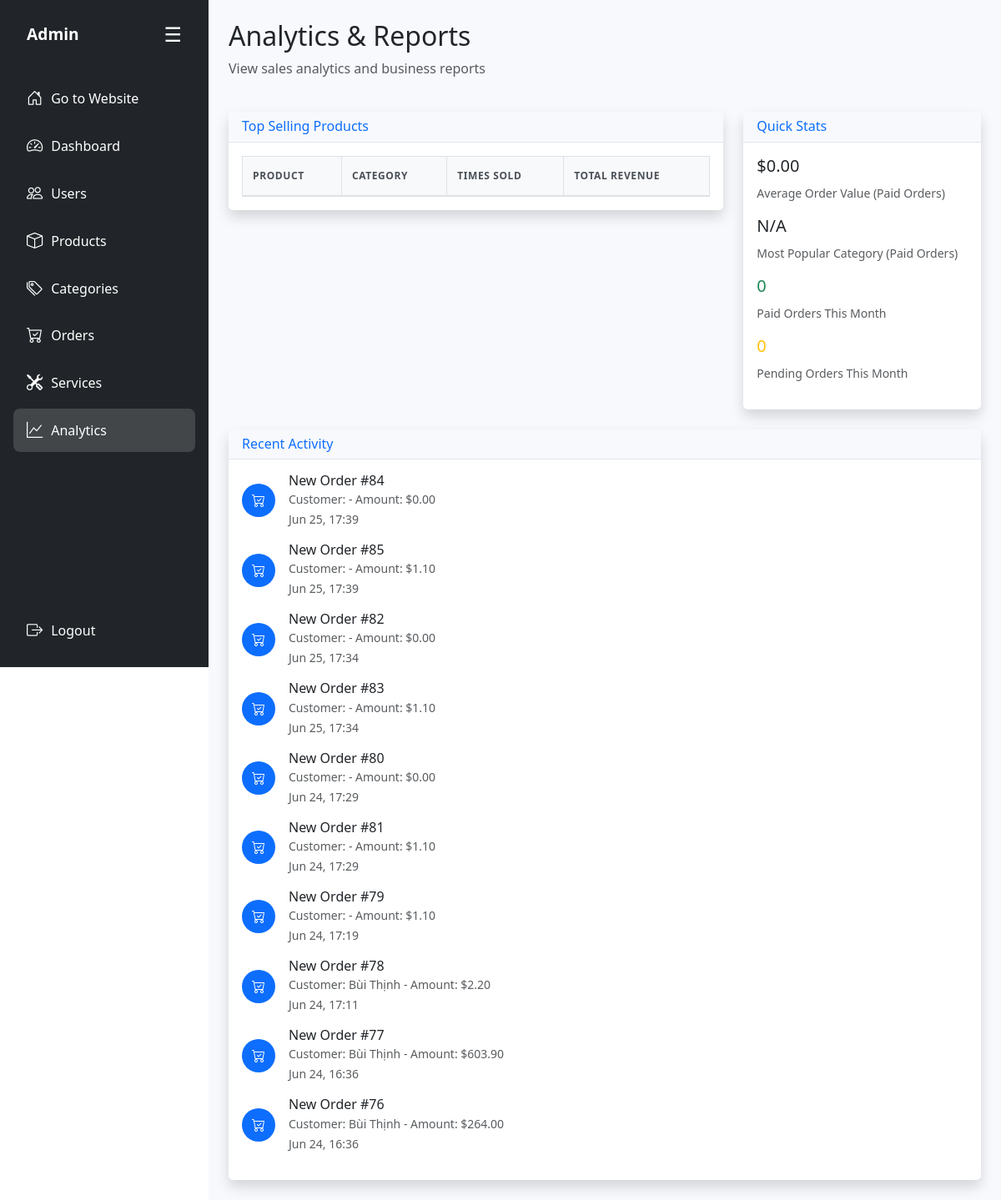
Page /admin/modules/analytics.php (signed in) on the earlier database version.
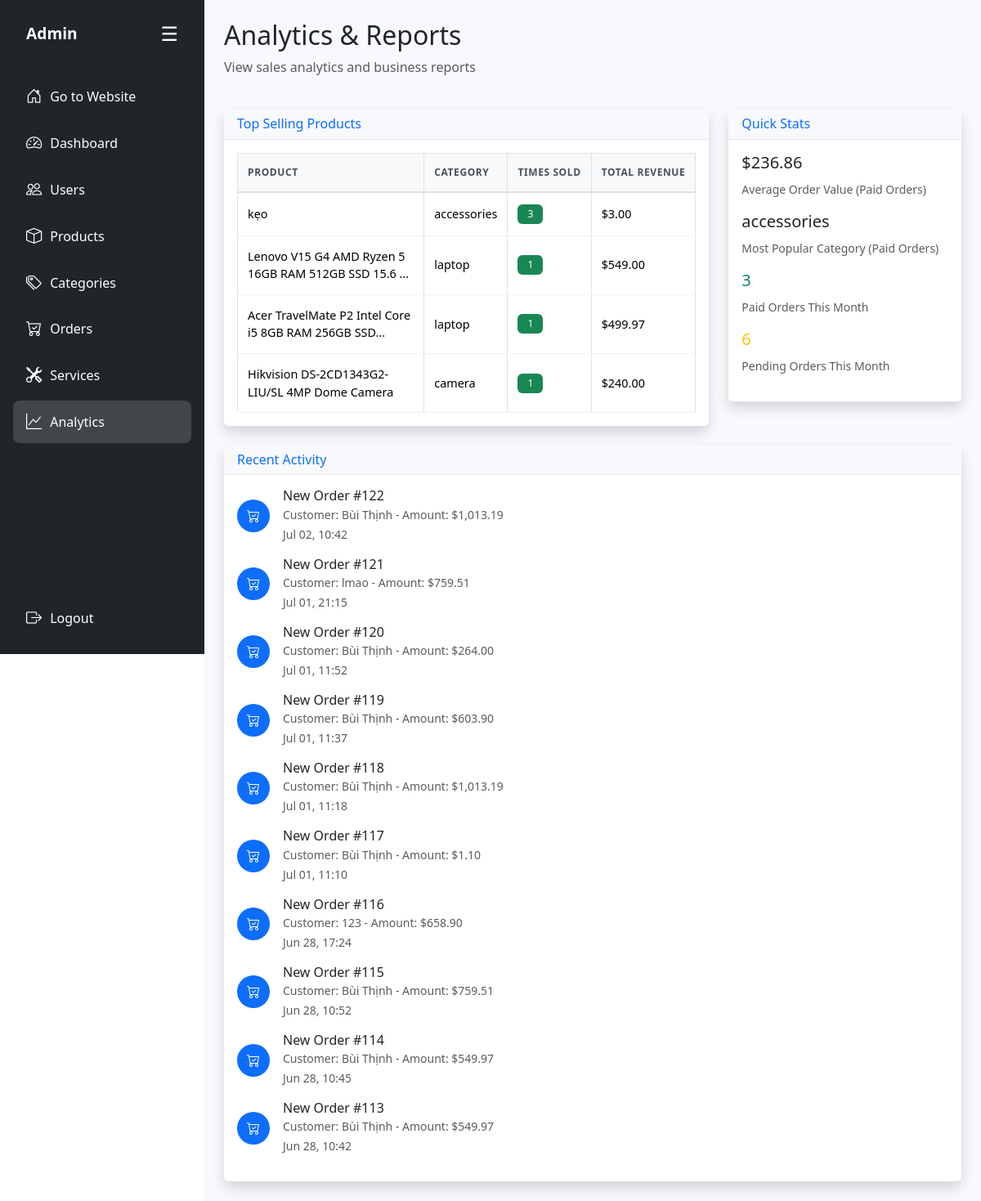
Same page on the later database version.
### tables this page shows
CREATE TABLE `bill` (
  `id` int(11) NOT NULL,
  `user_id` int(11) DEFAULT NULL,
  `order_date` datetime DEFAULT current_timestamp(),
  `order_name` varchar(50) NOT NULL,
  `order_phone` varchar(50) NOT NULL,
  `order_address` varchar(255) DEFAULT NULL,
  `order_total` decimal(12,2) DEFAULT NULL,
  `order_paymethod` tinyint(1) NOT NULL DEFAULT 0 COMMENT '0: thanh toán offline, 1: thanh toán online',
  `order_status` varchar(20) DEFAULT 'Pending'
);

### admin/modules/analytics.php (the view, shortened to what the changed rows need)
<?php
require_once '../includes/admin-layout.php';
?>
<div class="row mb-4">
    <div class="col-12">
        <h2>Analytics & Reports</h2>
    </div>
</div>
<div class="row mb-4">
    <div class="col-lg-8">
        <div class="card shadow">
            <div class="card-body">
                <div class="table-responsive">
                    <table class="table table-bordered">
                        <thead>
                            <tr>
                                <th>Product</th>
                                <th>Category</th>
                                <th>Times Sold</th>
                                <th>Total Revenue</th>
                            </tr>
                        </thead>
                        <tbody>
                            <?php
                            try {
                                $stmt = $conn->prepare("
                                    SELECT p.name, COALESCE(pc.category_name, 'Uncategorized') as category_name,
                                           COUNT(cc.id) as times_sold,
                                           SUM(cc.quantity * cc.price) as total_revenue
                                    FROM checkout_cart cc
                                    LEFT JOIN product p ON cc.product_name = p.name
                                    LEFT JOIN product_category pc ON p.category_id = pc.id
                                    INNER JOIN bill b ON cc.bill_id = b.id  -- JOIN với bill table
                                    WHERE p.name IS NOT NULL
                                    AND (b.order_status = 1 OR b.order_status = 'Paid')  -- CHỈ TÍNH ĐƠN ĐÃ PAID
                                    GROUP BY p.id, p.name
                                    ORDER BY times_sold DESC
                                    LIMIT 10
                                ");
                                $stmt->execute();
                                while ($product = $stmt->fetch(PDO::FETCH_ASSOC)) {
                                    echo "<tr>";
                                    echo "<td>" . substr($product['name'], 0, 50) . (strlen($product['name']) > 50 ? '...' : '') . "</td>";
                                    echo "<td>{$product['category_name']}</td>";
                                    echo "<td><span class='badge bg-success'>{$product['times_sold']}</span></td>";
                                    echo "<td>$" . number_format($product['total_revenue'], 2) . "</td>";
                                    echo "</tr>";
                                }
                            } catch (Exception $e) {
                                echo "<tr><td colspan='4' class='text-center text-danger'>Error loading data: {$e->getMessage()}</td></tr>";
                            }
                            ?>
                        </tbody>
                    </table>
                </div>
            </div>
        </div>
    </div>
    <div class="col-lg-4">
        <div class="card shadow">
            <div class="card-body">
                <?php
                try {
                    $stmt = $conn->prepare("
                        SELECT AVG(order_total) as avg_order
                        FROM bill
                        WHERE order_status = 1 OR order_status = 'Paid'
                    ");
                    $stmt->execute();
                    $avg_order = $stmt->fetch()['avg_order'];
                    $stmt = $conn->prepare("
                        SELECT pc.category_name, COUNT(cc.id) as count
                        FROM checkout_cart cc
                        JOIN product p ON cc.product_name = p.name
                        JOIN product_category pc ON p.category_id = pc.id
                        JOIN bill b ON cc.bill_id = b.id
                        WHERE b.order_status = 1 OR b.order_status = 'Paid'
                        GROUP BY pc.id
                        ORDER BY count DESC
                        LIMIT 1
                    ");
                    $stmt->execute();
                    $popular_category = $stmt->fetch();
                    $stmt = $conn->prepare("
                        SELECT
                            COUNT(CASE WHEN order_status = 1 OR order_status = 'Paid' THEN 1 END) as paid_count,
                            COUNT(CASE WHEN order_status = 0 OR order_status = 'Pending' THEN 1 END) as pending_count
                        FROM bill
                        WHERE MONTH(order_date) = MONTH(CURDATE())
                        AND YEAR(order_date) = YEAR(CURDATE())
                    ");
                    $stmt->execute();
                    $monthly_stats = $stmt->fetch();
                    echo "<div class='mb-3'>";
                    echo "<h5>$" . number_format($avg_order, 2) . "</h5>";
                    echo "<small class='text-muted'>Average Order Value (Paid Orders)</small>";
                    echo "</div>";
                    echo "<div class='mb-3'>";
                    echo "<h5>" . ($popular_category['category_name'] ?? 'N/A') . "</h5>";
                    echo "<small class='text-muted'>Most Popular Category (Paid Orders)</small>";
                    echo "</div>";
                    echo "<div class='mb-3'>";
                    echo "<h5 class='text-success'>{$monthly_stats['paid_count']}</h5>";
                    echo "<small class='text-muted'>Paid Orders This Month</small>";
                    echo "</div>";
                    echo "<div class='mb-3'>";
                    echo "<h5 class='text-warning'>{$monthly_stats['pending_count']}</h5>";
                    echo "<small class='text-muted'>Pending Orders This Month</small>";
                    echo "</div>";
                } catch (Exception $e) {
                    echo "<div class='alert alert-danger'>Error loading stats</div>";
                }
                ?>
            </div>
        </div>
    </div>
</div>
<div class="row">
    <div class="col-12">
        <div class="card shadow">
            <div class="card-body">
                <div class="timeline">
                    <?php
                    try {
                        $stmt = $conn->prepare("
                            SELECT 'order' as type, id, order_name as name, order_date as date, order_total as amount
                            FROM bill
                            ORDER BY order_date DESC
                            LIMIT 10
                        ");
                        $stmt->execute();
                        while ($activity = $stmt->fetch(PDO::FETCH_ASSOC)) {
                            $time_ago = date('M d, H:i', strtotime($activity['date']));
                            echo "<div class='d-flex align-items-center mb-3'>";
                            echo "<div class='flex-shrink-0'>";
                            echo "<div class='bg-primary text-white rounded-circle p-2' style='width: 40px; height: 40px; display: flex; align-items: center; justify-content: center;'>";
                            echo "<i class='bi bi-cart-check'></i>";
                            echo "</div>";
                            echo "</div>";
                            echo "<div class='flex-grow-1 ms-3'>";
                            echo "<h6 class='mb-0'>New Order #{$activity['id']}</h6>";
                            echo "<small class='text-muted'>Customer: {$activity['name']} - Amount: $" . number_format($activity['amount'], 2) . "</small>";
                            echo "<br><small class='text-muted'>{$time_ago}</small>";
                            echo "</div>";
                            echo "</div>";
                        }
                    } catch (Exception $e) {
                        echo "<div class='alert alert-danger'>Error loading recent activity</div>";
                    }
                    ?>
                </div>
            </div>
        </div>
    </div>
</div>
<?php require_once '../includes/admin-layout-footer.php'; ?>

Differences in the rows shown:
no longer on this page (row unchanged): bill: id "84", order_total "0.00", order_date "Jun 25, 17:39"
no longer on this page (row unchanged): bill: id "85", order_total "1.10", order_date "Jun 25, 17:39"
no longer on this page (row unchanged): bill: id "82", order_total "0.00", order_date "Jun 25, 17:34"
no longer on this page (row unchanged): bill: id "83", order_total "1.10", order_date "Jun 25, 17:34"
no longer on this page (row unchanged): bill: id "80", order_total "0.00", order_date "Jun 24, 17:29"
no longer on this page (row unchanged): bill: id "81", order_total "1.10", order_date "Jun 24, 17:29"
no longer on this page (row unchanged): bill: id "79", order_total "1.10", order_date "Jun 24, 17:19"
no longer on this page (row unchanged): bill: id "78", order_name "Bùi Thịnh", order_total "2.20", order_date "Jun 24, 17:11"
no longer on this page (row unchanged): bill: id "77", order_name "Bùi Thịnh", order_total "603.90", order_date "Jun 24, 16:36"
no longer on this page (row unchanged): bill: id "76", order_name "Bùi Thịnh", order_total "264.00", order_date "Jun 24, 16:36"
added bill: id "122", order_name "Bùi Thịnh", order_total "1,013.19", order_date "Jul 02, 10:42"
added bill: id "121", order_name "lmao", order_total "759.51", order_date "Jul 01, 21:15"
added bill: id "120", order_name "Bùi Thịnh", order_total "264.00", order_date "Jul 01, 11:52"
added bill: id "119", order_name "Bùi Thịnh", order_total "603.90", order_date "Jul 01, 11:37"
added bill: id "118", order_name "Bùi Thịnh", order_total "1,013.19", order_date "Jul 01, 11:18"
added bill: id "117", order_name "Bùi Thịnh", order_total "1.10", order_date "Jul 01, 11:10"
added bill: id "116", order_name "123", order_total "658.90", order_date "Jun 28, 17:24"
added bill: id "115", order_name "Bùi Thịnh", order_total "759.51", order_date "Jun 28, 10:52"
added bill: id "114", order_name "Bùi Thịnh", order_total "549.97", order_date "Jun 28, 10:45"
added bill: id "113", order_name "Bùi Thịnh", order_total "549.97", order_date "Jun 28, 10:42"
Other differences:
$avg_order: "0.00" → "236.86"
$popular_category['category_name']: "N/A" → "accessories"
$monthly_stats['paid_count']: "0" → "3"
$monthly_stats['pending_count']: "0" → "6"
new list line: "kẹo accessories 3 $ 3.00"
new list line: "Lenovo V15 G4 AMD Ryzen 5 16GB RAM 512GB SSD 15.6 ... laptop 1 $ 549.00"
new list line: "Acer TravelMate P2 Intel Core i5 8GB RAM 256GB SSD ... laptop 1 $ 499.97"
new list line: "Hikvision DS-2CD1343G2-LIU/SL 4MP Dome Camera camera 1 $ 240.00"
